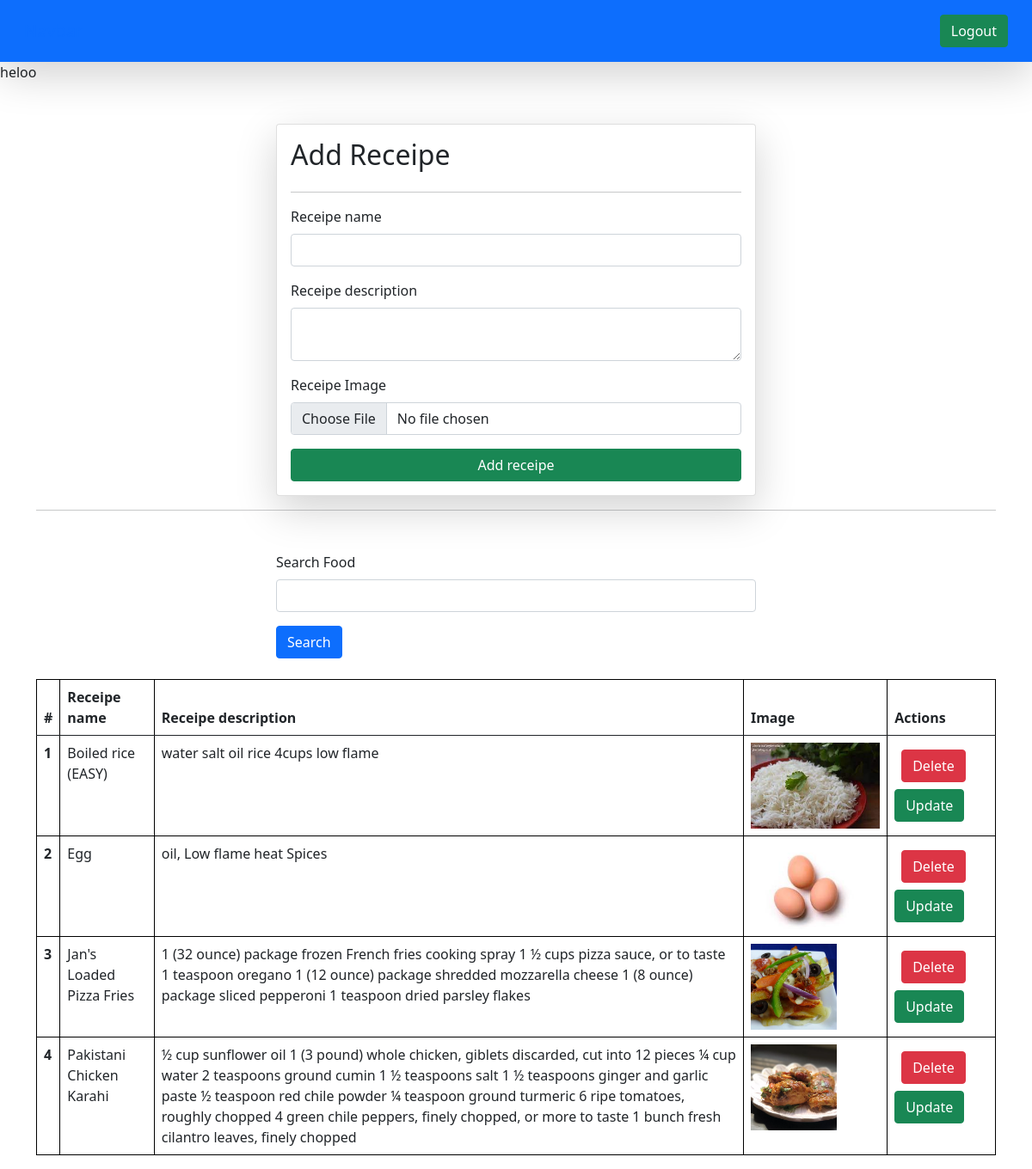
/receipes/ (signed in), run on the app's committed database.
### vegetables/models.py (models this page shows)
class Receipe(models.Model):
    user = models.ForeignKey(User , on_delete = models.SET_NULL , null = True, blank=True)
    receipe_name=models.CharField(max_length=50)
    receipe_description=models.TextField()
    receipe_image=models.ImageField(upload_to="receipe")
    receipe_view_count = models.IntegerField(default = 1)

### vegetables/views.py (the view, shortened to what this page needs)
# urls.py: path('receipes/' ,receipes,name='receipes'),
@login_required(login_url='/login/')
def receipes(request):
    queryset = Receipe.objects.all()
    if request.GET.get('Search'):
       queryset = queryset.filter(receipe_name__icontains = request.GET.get('Search'))
    context = {'receipes' : queryset}
    return render(request , 'receipes.html',context)

### vegetables/templates/receipes.html (shortened to what this page needs)
{% extends "index.html"%}
{% block start %}
{{request.user.first_name}}
<div class="container mt-5">
    <form class="col-6 mx-auto card p-3 shadow-lg "method="post" enctype="multipart/form-data">
        <h2>Add Receipe</h2>
        <hr>
        <div class="mb-3">
          <label for="exampleInputEmail1" class="form-label">Receipe name</label>
          <input name = "receipe_name" required type="text" class="form-control">
        </div>
        <div class="mb-3">
          <label for="exampleInputPassword1" class="form-label">Receipe description</label>
          <textarea name ="receipe_description" required class="form-control"></textarea>
        </div>
        <div class="mb-3">
            <label for="exampleInputPassword1" class="form-label">Receipe Image</label>
            <input  name="receipe_image" type="file" class="form-control">
          </div>
        <button type="submit" class="btn btn-success">Add receipe</button>
      </form>
      <hr>
      <div class="mt-5">
        <div class ="mx-auto col-6">
          <form>
          <div class="mb-3">
            <label for="exampleInputEmail1" class="form-label">Search Food</label>
            <input name = "Search" type = "text"  class="form-control">
          </div>
          <button type ="submit" class ="btn btn-primary">Search</button>
        </form>
        </div>
      </div>
      <table class="table mt-4">
        <thead>
          <tr>
            <th scope="col">#</th>
            <th scope="col">Receipe name</th>
            <th scope="col">Receipe description</th>
            <th scope="col">Image</th>
            <th scope="col">Actions</th>
          </tr>
        </thead>
        <tbody>
          {% for receipe in receipes %}
          <tr>
            <th scope="row">{{forloop.counter}}</th>
            <td>{{receipe.receipe_name}}</td>
            <td>{{receipe.receipe_description}}</td>
            <td>
              <img src="/media/{{receipe.receipe_image}}" style="height:100px "></td>
              <td>
                <a href="/delete-receipe/{{receipe.id}}" class="btn btn-danger m-2">Delete</a>
                <a href="/update-receipe/{{receipe.id}}" class="btn btn-success">Update</a>
              </td>
            </tr>
          {% endfor %}
        </tbody>
      </table>
</div>
    {% endblock %}

### home/templates/index.html (shortened to what this page needs)
<!DOCTYPE html>
<html lang="en">
<head>
    <link href="https://cdn.jsdelivr.net/npm/bootstrap@5.0.2/dist/css/bootstrap.min.css" rel="stylesheet">
</head>
<body>
    <nav class="navbar dark p-3 bg-primary shadow-lg">
        <div class="container-fluid">
          <a class="navbar-brand" style="black">Navbar</a>
            {% if request.user.is_authenticated %}
            <a href = "/logout" class="btn btn-success" type="submit">Logout</a>
            {% else %}
            <a href = "/login" class="btn btn-success" type="submit">Login</a>
            {% endif %}
        </div>
      </nav>
{%block start%}
{%endblock%}
</body>
</html>

### home/templates/index.html (style rules this page uses)
table, th, td { border: 1px solid black; }

### data on the page
Receipe: receipe_name "Boiled rice (EASY)", receipe_description "water salt oil rice 4cups low flame", receipe_image (picture)
Receipe: receipe_name "Egg", receipe_description "oil, Low flame heat Spices", receipe_image (picture)
Receipe: receipe_name "Jan's Loaded Pizza Fries", receipe_description "1 (32 ounce) package frozen French fries cooking spray 1 ½ cups pizza sauce, or to taste 1 teaspoon oregano 1 (12 ounce) package shredded mozzarella cheese 1 (8 ounce) package sliced pepperoni 1 teaspoon dried parsley flakes", receipe_image (picture)
Receipe: receipe_name "Pakistani Chicken Karahi", receipe_description "½ cup sunflower oil 1 (3 pound) whole chicken, giblets discarded, cut into 12 pieces ¼ cup water 2 teaspoons ground cumin 1 ½ teaspoons salt 1 ½ teaspoons ginger and garlic paste ½ teaspoon red chile powder ¼ teaspoon ground turmeric 6 ripe tomatoes, roughly chopped 4 green chile peppers, finely chopped, or more to taste 1 bunch fresh cilantro leaves, finely chopped", receipe_image (picture)

### other printed values
{{ request.user.first_name }} "heloo"
